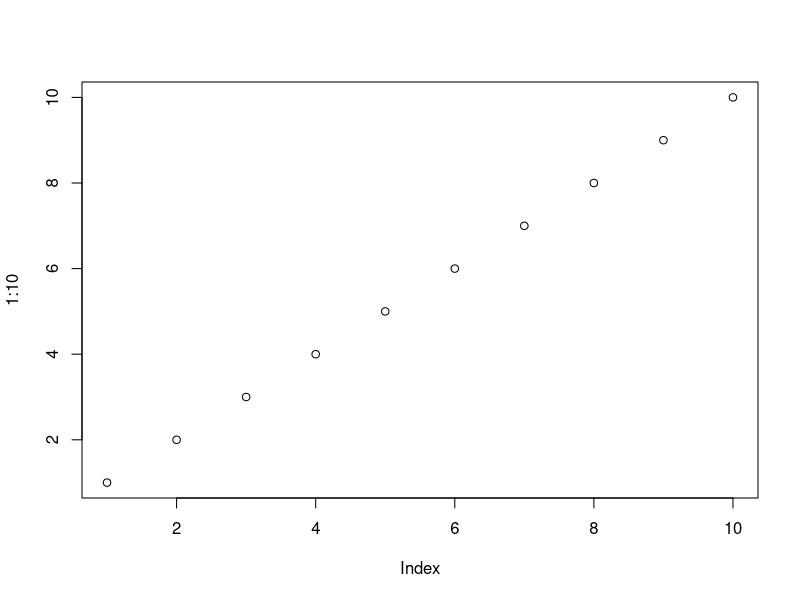
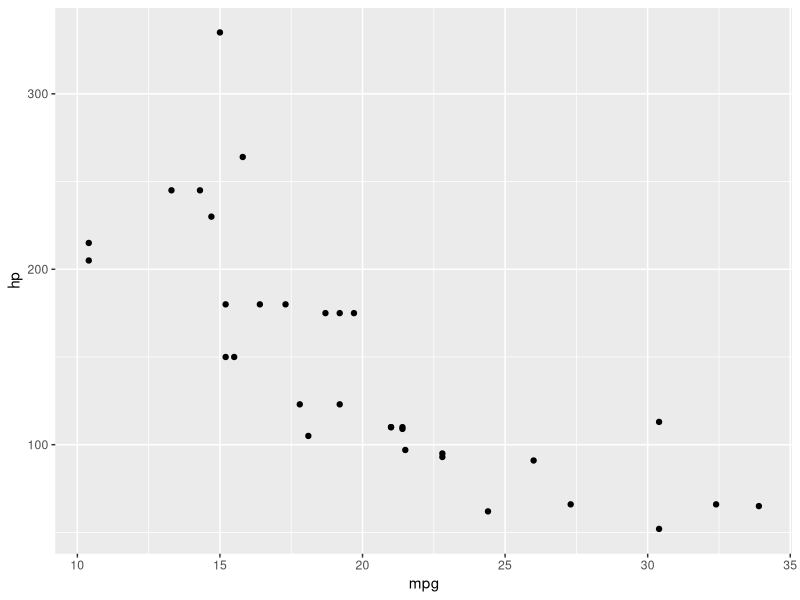

Here is the R script that generated these plots, in order:
## ---- chunk 1
library(ggplot2)
## ---- chunk 2
plot(1:10)
## ---- chunk 3
knitr::kable(head(mtcars))
## ---- chunk 4
ggplot(mtcars, aes(mpg, hp)) + geom_point()
## ---- chunk 5
# This chunk is already simple - no conversion needed
1 + 1
## ---- chunk 6
# This one just has a label - no conversion needed
2 + 2
